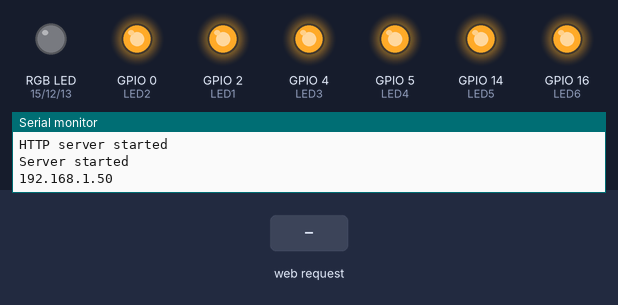
Simulated run of this sketch. Board: ESP8266 (NodeMCU). Parts: an RGB LED mixed from three pins (HIGH = lit), output pins drawn as LEDs (lit = HIGH), the last lines printed to the serial monitor. Inputs (shaded band) come from the test bench. Dim RGB values are drawn brighter than linear; WiFi joins after 1.5 s; servers stay silent unless stated; storage starts empty.

Above: at 7.7 s.
7.8 s: HTTP request GET /setLed?enable=1 received
At 8.9 s:
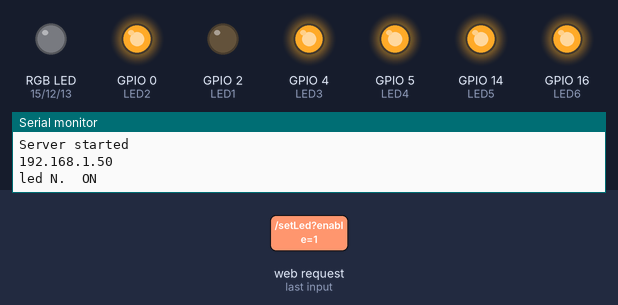
9.3 s: HTTP request GET /setRGBLed?led=1&enable=1&red=1 received
At 10.0 s:
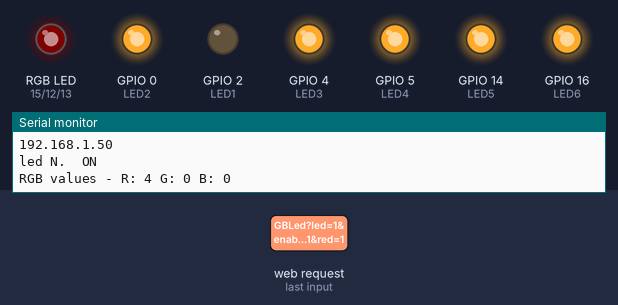
10.8 s: HTTP request GET /setLed received
At 11.2 s:
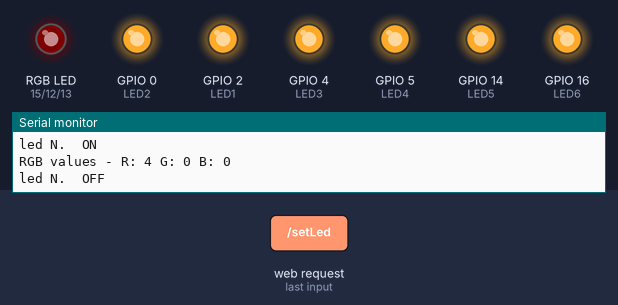
12.3 s: HTTP request GET /setRGBLed?led=120&enable=120&red=120 received
At 13.5 s:
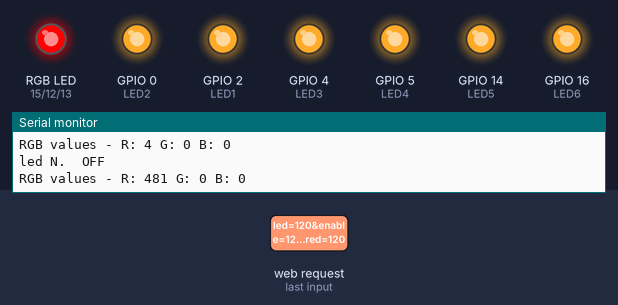
13.8 s: HTTP request GET /setLed?led=1&enable=1&red=1 received
At 14.7 s:
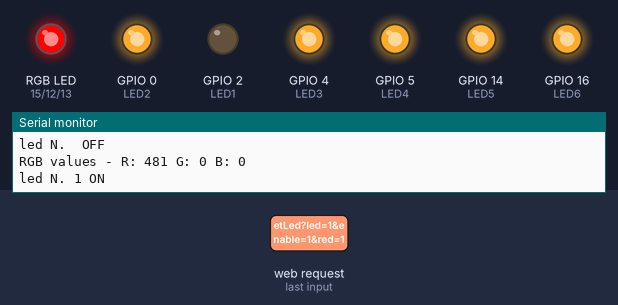
15.3 s: HTTP request GET /setLed?led=1 received
At 15.8 s:
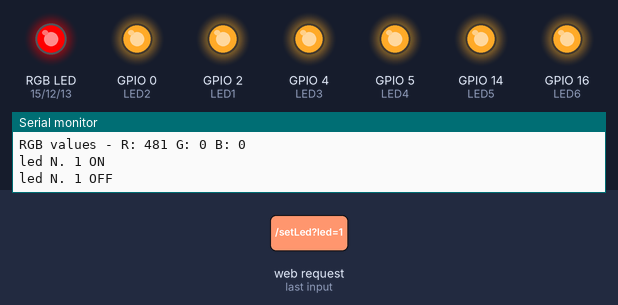
Timing chart, 0 to 17.8 s (numbered marks = the images above; inputs shaded):
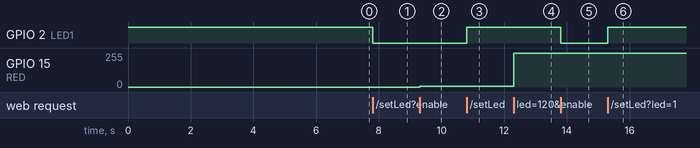

The sketch:

esp12wifiboard.ino
```cpp
#include <ESP8266WiFi.h>
#include <ESP8266WebServer.h>
#include <FS.h>

// put your service values here
const char* ssid = "Your SSID";
const char* password = "Your Password";

#define DEBUG 1  // Debug on serial monitor [0|1]

//
const int LDR = 99;

// RGB Led
const int GREEN = 12;
const int BLUE = 13;
const int RED = 15;

// sm LED
const int LED1 = 2;
const int LED2 = 0;
const int LED3 = 4;
const int LED4 = 5;
const int LED5 = 14;
const int LED6 = 16;

//WiFiServer server(80);
ESP8266WebServer server(80);

void setLed() {

  String led_num = server.arg("led");
  String enable = server.arg("enable");

  int pin = LED1; // Default
  if (led_num == "led1") pin = LED1;
  if (led_num == "led2") pin = LED2;
  if (led_num == "led3") pin = LED3;
  if (led_num == "led4") pin = LED4;
  if (led_num == "led5") pin = LED5;
  if (led_num == "led6") pin = LED6;

  // all Leds are active on LOW state!
  digitalWrite(pin,(enable == "1")?LOW:HIGH);

  if(DEBUG) {
    Serial.print("led N. ");
    Serial.print(led_num);
    Serial.println((enable == "1")?" ON":" OFF");
  }
  server.send(200, "text/html", "ok");
}

void setRGBLed() {
  String red = server.arg("red");
  String green = server.arg("green");
  String blue = server.arg("blue");

  int r = red.toInt();
  int g = green.toInt();
  int b = blue.toInt();
  r = (r * 1023) / 255;
  g = (g * 1023) / 255;
  b = (b * 1023) / 255;

  if(DEBUG) {
    Serial.print("RGB values - R: ");
    Serial.print(r);
    Serial.print(" G: ");
    Serial.print(g);
    Serial.print(" B: ");
    Serial.println(b);
  }

  analogWrite(RED, r);
  analogWrite(GREEN, g);
  analogWrite(BLUE, b);

  server.send(200, "text/html", "ok");
}

void setup() {
  if(DEBUG){
    Serial.begin(115200);
  }

  pinMode(LED1, OUTPUT);
  pinMode(LED2, OUTPUT);
  pinMode(LED3, OUTPUT);
  pinMode(LED4, OUTPUT);
  pinMode(LED5, OUTPUT);
  pinMode(LED6, OUTPUT);
  pinMode(GREEN, OUTPUT);
  pinMode(BLUE, OUTPUT);
  pinMode(RED, OUTPUT);

  // set all OFF

  // the sm leds
  digitalWrite(LED1, HIGH);
  digitalWrite(LED2, HIGH);
  digitalWrite(LED3, HIGH);
  digitalWrite(LED4, HIGH);
  digitalWrite(LED5, HIGH);
  digitalWrite(LED6, HIGH);

  // the RGB LED
  analogWrite(GREEN,0);
  analogWrite(BLUE,0);
  analogWrite(RED,0);

  // set a low frequency to help stabilize the PWM
  analogWriteFreq(200);
  delay(5000);
  Serial.println("working...");

  // Connect to WiFi network
  Serial.println();
  Serial.println();
  Serial.print("Connecting to ");
  Serial.println(ssid);

  WiFi.begin(ssid, password);

  while (WiFi.status() != WL_CONNECTED) {
    delay(500);
    if(DEBUG){
      Serial.print(".");
    }
  }
  if(DEBUG){
    Serial.println("");
    Serial.println("WiFi connected");
  }

  // Start the server
  if (!SPIFFS.begin()) {
    if(DEBUG) {
      // Serious problem
      Serial.println("SPIFFS Mount failed");
    }
  } else {
    if(DEBUG) {
      Serial.println("SPIFFS Mount succesfull");
    }
  }

  server.on("/setLed", setLed);
  server.on("/setRGBLed", setRGBLed);

  server.serveStatic("/", SPIFFS, "/index.html");

  server.begin();
  Serial.println ( "HTTP server started" );
  if(DEBUG){
    Serial.println("Server started");
    Serial.println(WiFi.localIP());
  }
}

void loop() {

   server.handleClient();

}
```

Measured:
- after the input at 7.8 s, GPIO 2 (LED1): HIGH → LOW at once
- after the input at 9.3 s, GPIO 15 (RED): 0/255 → 4/255 at once
- after the input at 10.8 s, GPIO 2 (LED1): LOW → HIGH at once
- after the input at 12.3 s, GPIO 15 (RED): 4/255 → 255/255 at once
- after the input at 13.8 s, GPIO 2 (LED1): HIGH → LOW at once
- after the input at 15.3 s, GPIO 2 (LED1): LOW → HIGH at once
